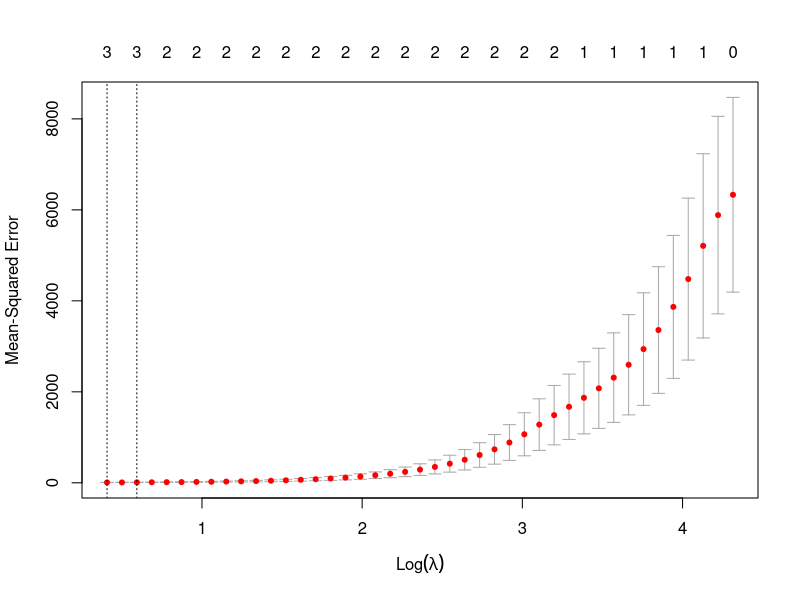
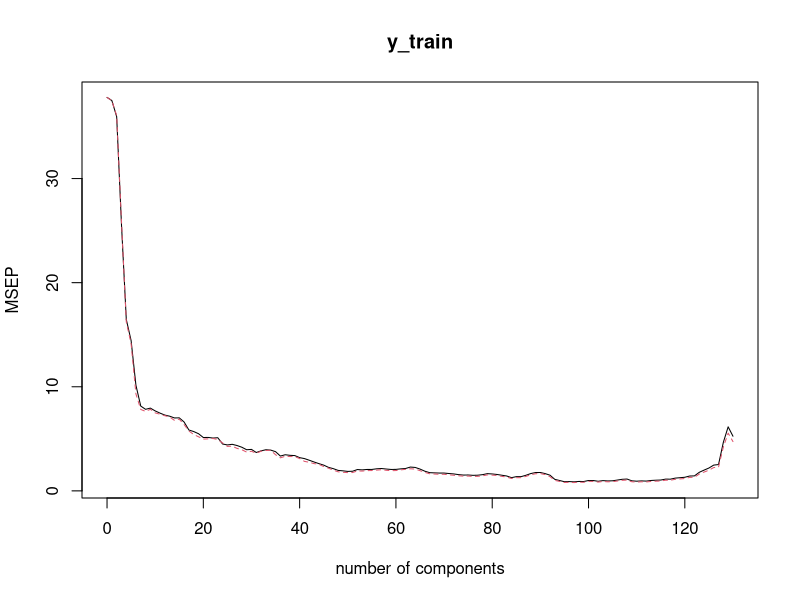

Generate these figures, in order, with R:
## ---- chunk 1
knitr::opts_chunk$set(echo = TRUE, warning = FALSE)

library(glmnet)
library(pls)
library(leaps)
## ---- chunk 2
n = 100
X = rnorm(n)
e = rnorm(n)
## ---- chunk 3
b_0 = sample(seq(1,20,1),1)
b_1 = sample(seq(1,20,1),1)
b_2 = sample(seq(1,20,1),1)
b_3 = sample(seq(1,20,1),1)

Y = b_0 + b_1*X + b_2*X^2 + b_3*X^3 + e
## ---- chunk 4
x = model.matrix(Y~poly(X, degree=10, raw=TRUE))[,-1]

fit1_lasso = cv.glmnet(x, Y, alpha=1)
lasso.min.lambda = fit1_lasso$lambda.min

plot(fit1_lasso)

coef(fit1_lasso)
## ---- chunk 5
b_7 = sample(seq(1,20,1),1)

Y = b_0 + b_7*X^7 + e

fit1_bestsub = regsubsets(Y ~ x, data=NULL, nvmax=10)
bestsub.min.rss = which.max(fit1_bestsub$rss)

fit1_lasso = cv.glmnet(x, Y, alpha=1)
lasso.min.lambda = fit1_lasso$lambda.min

coef(fit1_bestsub, bestsub.min.rss)
coef(fit1_lasso)
## ---- chunk 6
dat2 = read.csv('diabetes.csv')
## ---- chunk 7
x_train = model.matrix(creatinine ~ ., dat2[1:150,])[,-1]
x_test = model.matrix(creatinine ~ ., dat2[-1:-150,])[,-1]
y_train = dat2[1:150, which(names(dat2) == 'creatinine')]
y_test = dat2[-1:-150, which(names(dat2) == 'creatinine')]
## ---- chunk 8
fit2.ridge = cv.glmnet(x_train,y_train, alpha=0)
ridge.min.lambda = fit2.ridge$lambda.min
## ---- chunk 9
fit2.lasso = cv.glmnet(x_train,y_train, alpha=1)
lasso.min.lambda = fit2.lasso$lambda.min
## ---- chunk 10
coef(fit2.lasso, s=lasso.min.lambda)

len = length(which(coef(fit2.lasso, s=lasso.min.lambda) == 0))
## ---- chunk 11
fit2.pcr = pcr(y_train ~ x_train, scale=TRUE, validation='CV')
summary(fit2.pcr)
validationplot(fit2.pcr, val.type='MSEP')
## ---- chunk 12
pred2.ridge = predict(fit2.ridge, s = ridge.min.lambda, newx = x_test)
ridge.mse = mean((pred2.ridge - y_test)^2)

pred2.lasso = predict(fit2.lasso, s = lasso.min.lambda, newx = x_test)
lasso.mse = mean((pred2.lasso - y_test)^2)

pred2.pcr = predict(fit2.pcr, x_test, ncomp = 7)
pcr.mse = mean((pred2.pcr - y_test)^2)
